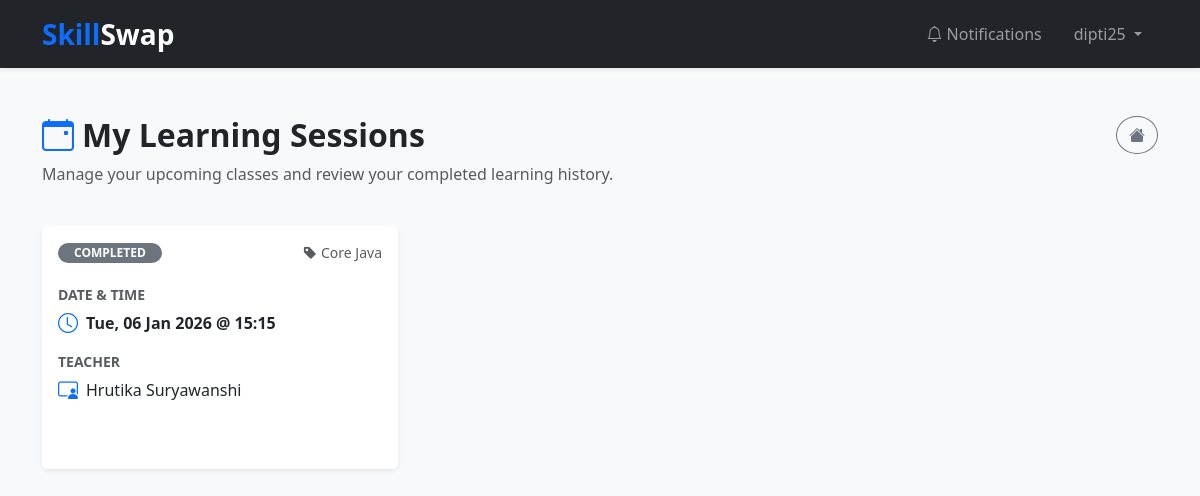
The app's page /sessions/my/ (signed in) with its own data.
### session_schedule/models.py (models this page shows, shortened)
class Session_Schedule(models.Model):
    STATUS_CHOICES=(
        ("SCHEDULED","Scheduled"),
        ("COMPLETED","Completed"),
        ("CANCELLED","Cancelled")
    )
    match = models.ForeignKey(Match, on_delete=models.CASCADE)
    teacher = models.ForeignKey(User, on_delete=models.CASCADE, related_name="teacher_sessions")
    learner = models.ForeignKey(User, on_delete=models.CASCADE, related_name="learner_sessions")
    skill = models.ForeignKey(Skill, on_delete=models.CASCADE)
    date_time = models.DateTimeField()
    meet_link = models.URLField()
    status = models.CharField(max_length=15, choices=STATUS_CHOICES, default="SCHEDULED")
    created_at = models.DateTimeField(auto_now_add=True)
    cancel_reason = models.TextField(blank=True, null=True)
    CANCELLED_BY_CHOICES = (
        ("LEARNER", "Learner"),
        ("TEACHER", "Teacher"),
    )
    cancelled_by = models.CharField(
        max_length=10,
        choices=CANCELLED_BY_CHOICES,
        blank=True,
        null=True
    )

### skills/models.py (models this page shows)
class Skill(models.Model):
    name = models.CharField(max_length=100, unique=True)
    def __str__(self):
        return self.name

### session_schedule/views.py (the view)
# urls.py: path("my/", views.my_sessions, name="my_sessions"),
@login_required
def my_sessions(request):
    sessions = Session_Schedule.objects.filter(
        learner=request.user
    ).order_by("-date_time")
    return render(
        request,
        "sessions/my_sessions.html",
        {"sessions": sessions},
    )

### templates/sessions/my_sessions.html (shortened to what this page needs)
{% extends "base.html" %}
{% block content %}
<div class="row mb-4">
    <div class="col">
        <h2 class="fw-bold"><i class="bi bi-calendar-event text-primary me-2"></i>My Learning Sessions</h2>
        <p class="text-muted">Manage your upcoming classes and review your completed learning history.</p>
    </div>
    <div class="col-auto">
        <a href="{% url 'dashboard' %}" class="btn btn-outline-secondary rounded-circle" title="Go to Dashboard">
            <i class="bi bi-house-fill"></i>
        </a>
    </div>
</div>
{% if sessions %}
<div class="row g-4">
    {% for s in sessions %}
    <div class="col-md-6 col-lg-4">
        <div class="card h-100 border-0 shadow-sm">
            <div class="card-header bg-white border-0 pt-3 d-flex justify-content-between align-items-center">
                <span class="badge {% if s.status == 'SCHEDULED' %}bg-success{% elif s.status == 'COMPLETED' %}bg-secondary{% else %}bg-danger{% endif %} rounded-pill px-3">
                    {{ s.status }}
                </span>
                <small class="text-muted"><i class="bi bi-tag-fill me-1"></i>{{ s.skill }}</small>
            </div>
            <div class="card-body">
                <div class="mb-3">
                    <h6 class="text-uppercase text-muted small fw-bold mb-1">Date & Time</h6>
                    <div class="d-flex align-items-center">
                        <i class="bi bi-clock text-primary me-2 fs-5"></i>
                        <span class="fw-semibold">{{ s.date_time|date:"D, d M Y" }} @ {{ s.date_time|time:"H:i" }}</span>
                    </div>
                </div>
                <div class="mb-3">
                    <h6 class="text-uppercase text-muted small fw-bold mb-1">Teacher</h6>
                    <div class="d-flex align-items-center">
                        <i class="bi bi-person-video3 text-primary me-2 fs-5"></i>
                        <span>
                            {% if s.teacher.first_name %}
                                {{ s.teacher.first_name }} {{ s.teacher.last_name }}
                            {% else %}
                                {{ s.teacher.username }}
                            {% endif %}
                        </span>
                    </div>
                </div>
            </div>
            <div class="card-footer bg-white border-0 pb-4">
            </div>
        </div>
    </div>
    {% endfor %}
</div>
{% endif %}
{% endblock %}

### templates/base.html (shortened to what this page needs)
<!DOCTYPE html>
<html>
  <head>
    <link rel="stylesheet" href="https://cdn.jsdelivr.net/npm/bootstrap@5.3.2/dist/css/bootstrap.min.css" />
    <link rel="stylesheet" href="https://cdn.jsdelivr.net/npm/bootstrap-icons@1.11.1/font/bootstrap-icons.css">
  </head>
  <body class="bg-light">
    <nav class="navbar navbar-expand-lg navbar-dark bg-dark shadow-sm mb-5">
      <div class="container">
        <a class="navbar-brand fw-bold fs-3" href="/">
          <span class="text-primary">Skill</span>Swap
        </a>
        <div class="collapse navbar-collapse" id="navbarNav">
          <ul class="navbar-nav ms-auto align-items-lg-center">
            {% if request.user.is_authenticated %}
            <li class="nav-item">
              <a class="nav-link px-3" href="{% url 'my_notifications' %}">
                <i class="bi bi-bell"></i> Notifications
              </a>
            </li>
            <li class="nav-item dropdown px-lg-2">
              <a class="nav-link dropdown-toggle" href="#" role="button" data-bs-toggle="dropdown" aria-expanded="false">
                {{ request.user.username }}
              </a>
            </li>
            {% endif %}
          </ul>
        </div>
      </div>
    </nav>
    <div class="container">
        {% block content %}{% endblock %}
    </div>
  </body>
</html>

### records on screen
Session_Schedule: status "COMPLETED", skill "Core Java", date_time "Tue, 06 Jan 2026", date_time "15:15", teacher.first_name "Hrutika", teacher.last_name "Suryawanshi"

### other values on screen
{{ request.user.username }} "dipti25"
